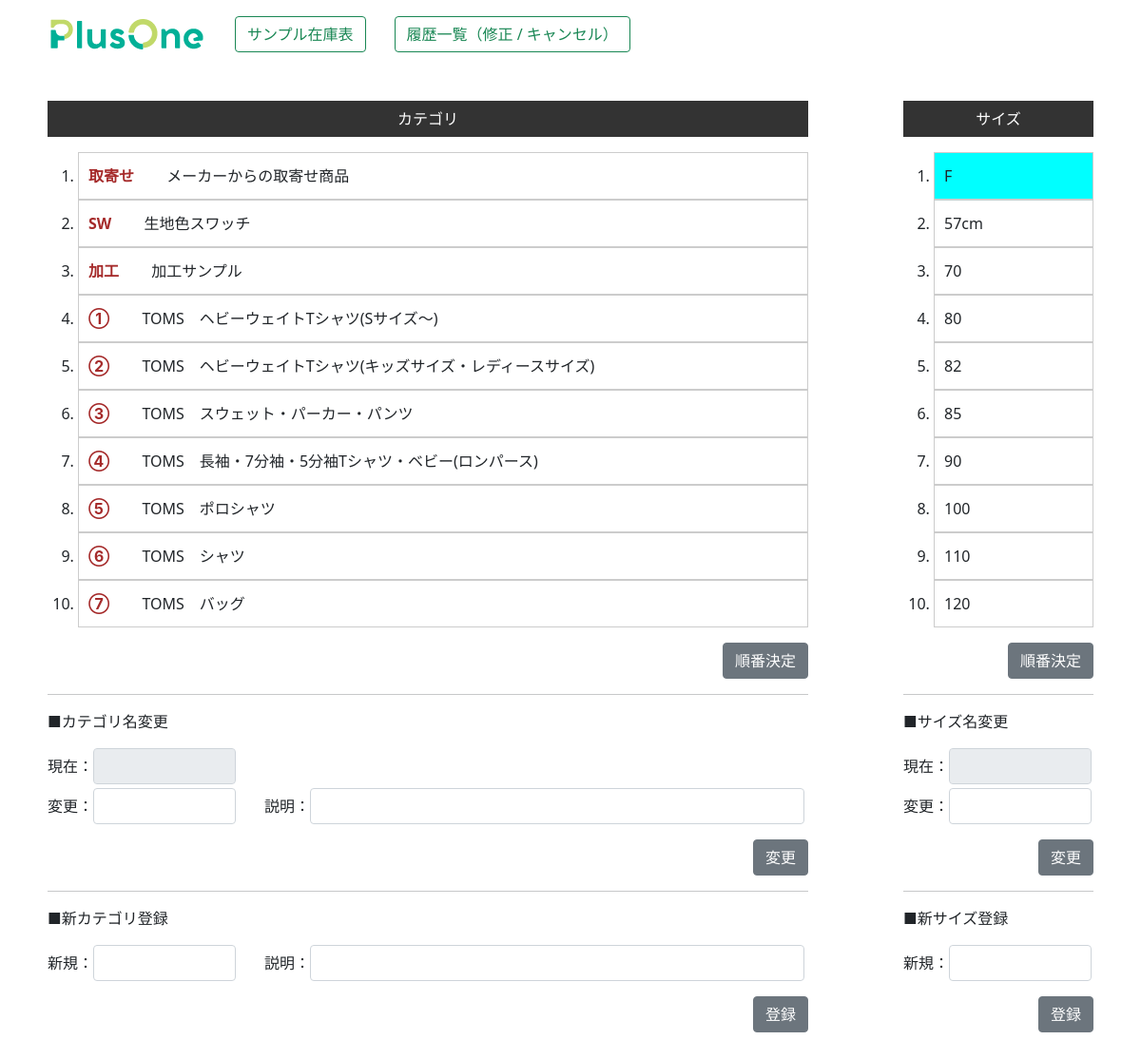
/zaiko2/size_category/ (signed in), run on an earlier commit of the app's database.
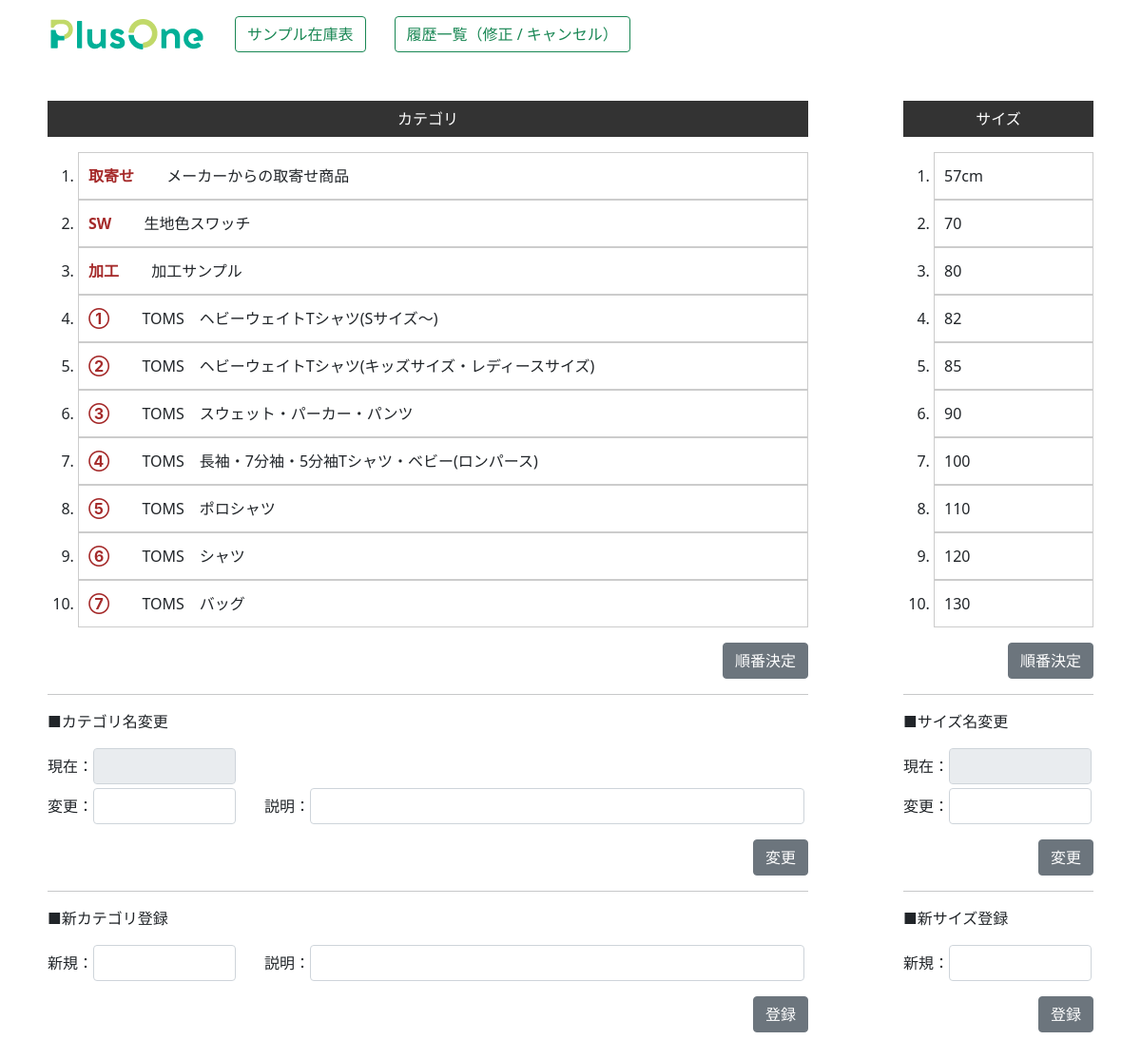
And on a later commit of the database.
### zaiko/models.py (models this page shows, shortened)
class Category(models.Model):
    category_num=models.IntegerField("順番",null=False)
    category=models.CharField("カテゴリ",max_length=50,blank=True)
    category_ex=models.CharField("説明",max_length=100,blank=True)

class Size(models.Model):
    size_num=models.IntegerField("順番",null=False)
    size=models.CharField("サイズ",max_length=30,blank=True)

### zaiko2/views.py (the view)
# urls.py: path('size_category/', size_category, name="size_category"),
@login_required
def size_category(request):
    sizes=Size.objects.all().order_by("size_num")
    category=Category.objects.all().order_by("category_num")
    request.session["comment"]=""
    kanri=0
    if request.user.username == "p1masao":
        kanri=1
    return render(request,"zaiko2/size_category.html",{"sizes":sizes,"category":category,"kanri":kanri})

### zaiko2/templates/zaiko2/size_category.html (shortened to what the changed rows need)
{% load static %}
<!DOCTYPE html>
<html lang="ja">
<head>
    <link rel="stylesheet" href="{% static 'main.css' %}">
    <link href="https://cdn.jsdelivr.net/npm/bootstrap@5.0.2/dist/css/bootstrap.min.css" rel="stylesheet">
    <link rel="stylesheet" href="https://cdn.jsdelivr.net/npm/bootstrap-icons@1.8.0/font/bootstrap-icons.css">
</head>
<body>
    <div class="container mt-3 mb-5">
        <div style="margin: 0 auto; justify-content: center; width: 1100px;">
            <div class="flex4" style="margin-top: 50px;">
                <div style="width: 800px;">
                    <div class="inlineframe mt-3" style=" height: 500px;">
                        <ol class="drag-list">
                            {% for i in category %}
                                {% if i.category_num == 0 %}
                                <li id="{{i.category}}" name="category_list" draggable="true" style="background-color: aqua;">
                                    <span style="color: brown;">{{i.category}}</span>
                                    <span style="margin-left: 30px;">{{i.category_ex}}</span>
                                </li>
                                {% else %}
                                <li id="{{i.category}}" name="category_list" draggable="true">
                                    <span style="color: brown; font-weight: bold;">{{i.category}}</span>
                                    <span style="margin-left: 30px;">{{i.category_ex}}</span>
                                </li>
                                {% endif %}
                            {% endfor %}
                        </ol>
                    </div>
                </div>
                <div style="width: 200px;">
                    <div class="inlineframe mt-3" style="height: 500px;">
                        <ol class="drag-list">
                            {% for i in sizes %}
                                {% if i.size_num == 0 %}
                                <li id="{{i.size}}" name="size_list" draggable="true" style="background-color: aqua;">{{i.size}}</li>
                                {% else %}
                                <li id="{{i.size}}" name="size_list" draggable="true">{{i.size}}</li>
                                {% endif %}
                            {% endfor %}
                        </ol>
                    </div>
                </div>
            </div>
        </div>
    </div>
</body>
</html>

What changed in the data, as far as the page shows it:
removed Size: size "F"
now on this page (row unchanged): Size: size "130"
